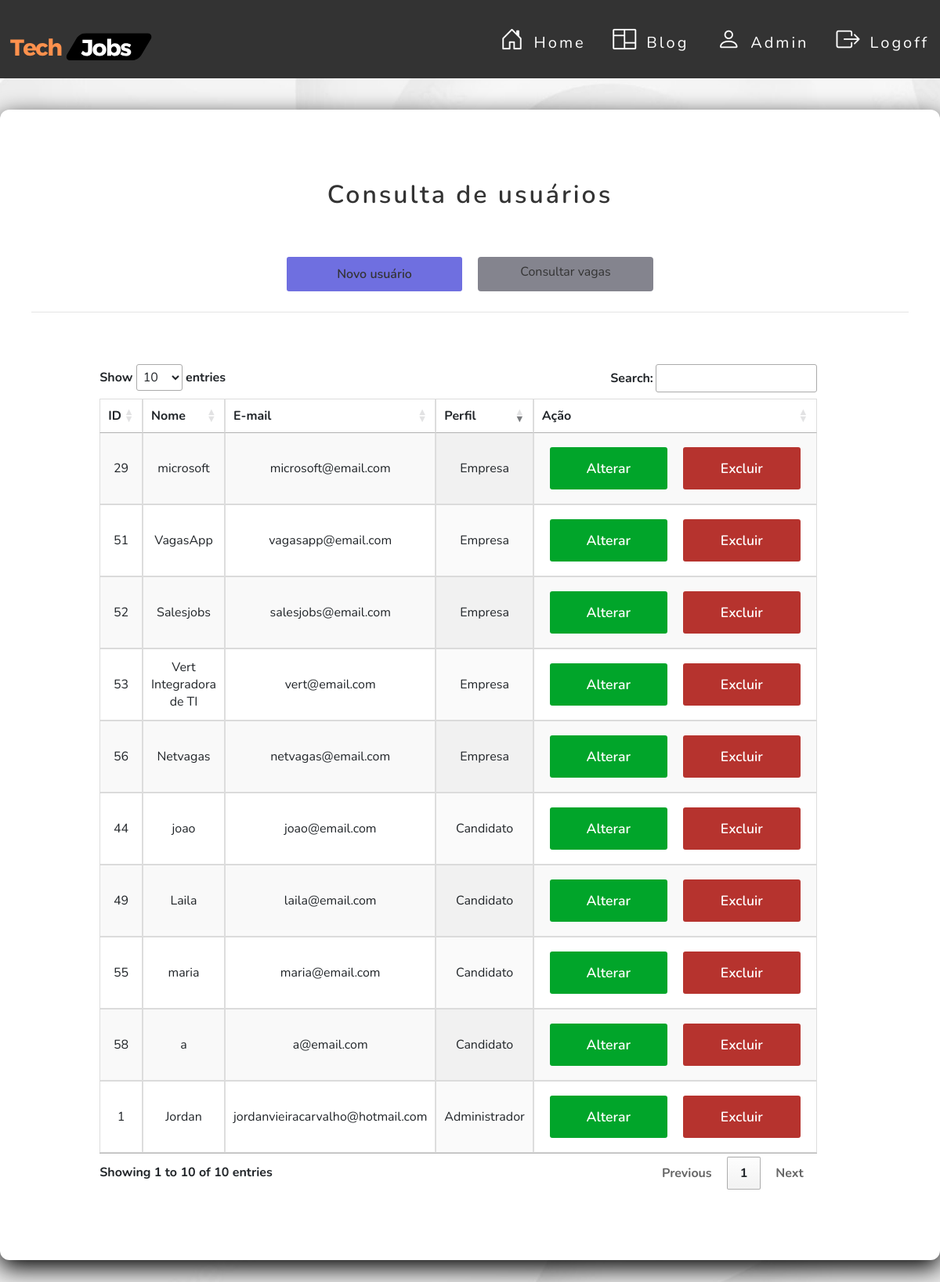
Screenshot of /usuarios/administrador/index.php with the database file from the repository.
### tables this page shows
CREATE TABLE `usuario` (
  `id` int NOT NULL,
  `nome` varchar(40) DEFAULT NULL,
  `razao_social` varchar(50) DEFAULT NULL,
  `cpf` varchar(20) DEFAULT NULL,
  `cnpj` varchar(18) DEFAULT NULL,
  `senha` varchar(50) DEFAULT NULL,
  `email` varchar(50) NOT NULL,
  `sexo` varchar(20) DEFAULT NULL,
  `ddi` varchar(6) DEFAULT NULL,
  `ddd` varchar(20) DEFAULT NULL,
  `numero` varchar(17) DEFAULT NULL,
  `cep` varchar(15) DEFAULT NULL,
  `cidade` varchar(30) DEFAULT NULL,
  `logradouro` varchar(10) DEFAULT NULL,
  `bairro` varchar(30) DEFAULT NULL,
  `lote` varchar(10) DEFAULT NULL,
  `rua` varchar(30) DEFAULT NULL,
  `complemento` varchar(20) DEFAULT NULL,
  `curriculo` varchar(100) DEFAULT NULL,
  `perfil_id` int DEFAULT NULL
);

CREATE TABLE `perfil` (
  `id` int NOT NULL,
  `nome` varchar(50) NOT NULL
);

### src/database/conexao.php (called while the page is built)
<?php
class Conexao
{
    public static function getConexao()
    {
        try {
            return new PDO("mysql:host=127.0.0.1;dbname=techjobsdb", "root", "");
        } catch (\PDOException $e) {
            echo 'Error ao conectar com banco de dados. ' . $e->getMessage();
            return null;
        }
    }
}

### src/dao/usuariodao.php (called while the page is built, shortened)
<?php
include_once __DIR__ . '/../database/conexao.php';
class  UsuarioDAO
{
    private $dbh;
    public function __construct()
    {
        $this->dbh = Conexao::getConexao();
    }
    public function getAll()
    {
        $query = "SELECT * FROM usuario";
        $stmt = $this->dbh->query($query);
        $rows = $stmt->fetchAll();
        $this->dbh = null;
        return $rows;
    }
}

### src/dao/perfildao.php (called while the page is built, shortened)
<?php
include_once __DIR__ . '/../database/conexao.php';
class  PerfilDAO
{
    private $dbh;
    public function __construct()
    {
        $this->dbh = Conexao::getConexao();
    }
    public function getById(int $id)
    {
        $query = "SELECT * FROM perfil WHERE id = :id";
        $stmt = $this->dbh->prepare($query);
        $stmt->bindParam(":id", $id);
        $stmt->execute();
        $row = $stmt->fetch(PDO::FETCH_BOTH);
        $this->dbh = null;
        return $row;
    }
}

### usuarios/administrador/index.php (the view, shortened to what this page needs)
<?php
require_once __DIR__ . '/../../src/dao/usuariodao.php';
require_once __DIR__ . '/../../src/dao/perfildao.php';
$dao = new UsuarioDAO();
$usuarios = $dao->getAll();
$quantidadeRegistros = count($usuarios);
?>
<link href="../../assets/css/button.css" rel="stylesheet">
<link href="../../assets/css/style.css" rel="stylesheet">
<link href="../../assets/css/usuario.css" rel="stylesheet">
<link rel="stylesheet"
      href="https://maxcdn.bootstrapcdn.com/bootstrap/4.0.0/css/bootstrap.min.css"
>
<link rel="stylesheet" href="https://cdn.jsdelivr.net/npm/bootstrap-icons@1.11.1/font/bootstrap-icons.css">
<link rel="stylesheet" href="https://cdnjs.cloudflare.com/ajax/libs/font-awesome/4.7.0/css/font-awesome.min.css"
/>
<link href="https://unpkg.com/progressive-image@1.2.0/dist/index.css" rel="stylesheet" type="text/css">
<link href="https://unpkg.com/aos@2.3.1/dist/aos.css" rel="stylesheet">
<link rel="stylesheet" href="https://cdn.jsdelivr.net/npm/bootstrap-icons@1.11.1/font/bootstrap-icons.css">
<link href=" https://cdn.datatables.net/1.13.6/css/jquery.dataTables.min.css" rel="stylesheet" type="text/css"/>
<header class="main-header">
    <nav class="main-header-content">
        <div class="logo">
            <a href="../../view/home.php">
                <img src="../../assets/img/Tech%20(1).svg" alt="" width="200px" height="100px">
            </a>
        </div>
        <nav class="menu">
            <ul>
                <li class="item-menu">
                    <a href="../../view/home.php">
                        <span class="icon"><i class="bi bi-house-door"></i></span>
                        <span class="txt-link">Home</span>
                    </a>
                </li>
                <li class="item-menu">
                    <a href="../../view/blog.php">
                        <span class="icon"><i class="bi bi-columns"></i></span>
                        <span class="txt-link">Blog</span>
                    </a>
                </li>
                <li class="item-menu">
                    <a href="index.php ">
                        <span class="icon"><i class="bi bi-person"></i></span>
                        <span class="txt-link">Admin</span>
                    </a>
                </li>
                <li class="item-menu">
                    <a href="../../auth/logoff.php">
                        <span class="icon"><i class="bi bi-box-arrow-right"></i></span>
                        <span class="txt-link">Logoff</span>
                    </a>
                </li>
            </ul>
        </nav>
    </nav>
</header>
<main class="main-information">
    <div class="card-information">
        <header class="card-information-header">
            <h2>Consulta de usuários</h2>
        </header>
        <section class="section__btn">
            <a class="btn-blue" href="create.php">Novo usuário</a>
            <a class="btn" href="../../vaga/index.php">Consultar vagas</a>
        </section>
        <hr>
        <div class="container">
            <div class="row text ">
                <div class="col-md-12">
                    <div class="card-body font-weight-bold card-information-main">
                        <div class="card-information-box">
                            <section>
                                <table id="example" class="display" style="width:100%">
                                    <thead>
                                    <tr>
                                        <th>ID</th>
                                        <th>Nome</th>
                                        <th>E-mail</th>
                                        <th>Perfil</th>
                                        <th>Ação</th>
                                    </tr>
                                    </thead>
                                    <tbody>
                                    <?php if ($quantidadeRegistros == "0") : ?>
                                        <tr>
                                            <td colspan="4">Não existem usuários cadastrados.</td>
                                        </tr>
                                    <?php else : ?>
                                        <?php foreach ($usuarios as $usuario):
                                            $id = $usuario['perfil_id'];
                                            $dao1 = new PerfilDAO();
                                            $perfil = $dao1->getById($id);
                                            ?>
                                            <tr>
                                                <td><?php echo $usuario['id']; ?></td>
                                                <td><?= htmlspecialchars($usuario['nome']); ?></td>
                                                <td><?= htmlspecialchars($usuario['email']); ?></td>
                                                <td><?= htmlspecialchars($perfil['nome']); ?></td>
                                                <td class="td__operacao">
                                                    <a class="btnalterar"
                                                       href="edit.php?id=<?= $usuario['id']; ?>">Alterar</a>
                                                    <a class="btnexcluir"
                                                       href="delete.php?id=<?= $usuario['id']; ?>"
                                                       onclick="return confirm('Deseja confirmar a operação?');">Excluir</a>
                                                </td>
                                            </tr>
                                        <?php endforeach; ?>
                                    <?php endif; ?>
                                    </tbody>
                                </table>
                            </section>
                        </div>
                    </div>
                </div>
            </div>
        </div>
    </div>
</main>

### assets/css/button.css (style rules this page uses)
.section__btn { display: flex; justify-content: center; }
.btn { border: none; padding: 10px; margin: 10px; width: 130px; background-color: rgb(132, 132, 142); color: #333333; text-align: center; text-decoration: none; font-weight: 600; border-radius: 3px; flex-basis: 20%; cursor: pointer; transition: 0.6s; }
.btn-blue { border: none; padding: 10px; margin: 10px; width: 130px; background-color: rgb(111, 111, 224); color: #333333; text-align: center; text-decoration: none; font-weight: 600; border-radius: 3px; flex-basis: 20%; cursor: pointer; transition: 0.6s; }
.btnalterar { border: none; width: 150px; padding: 15px 0px; background-color: rgb(1, 165, 42); color: #fff; text-align: center; text-decoration: none; font-size: 1.1rem; font-weight: 600; border-radius: 3px; display: inline-block; margin: 10px; transition: 0.4s; }
.btnexcluir { border: none; width: 150px; padding: 15px 0px; background-color: rgb(182, 51, 46); color: #fff; text-align: center; text-decoration: none; font-size: 1.1rem; font-weight: 600; border-radius: 3px; display: inline-block; margin: 10px; transition: 0.4s; }

### assets/css/style.css (style rules this page uses)
* { margin: 0; padding: 0; box-sizing: border-box; font-family: Nunito, Arial, Helvetica, sans-serif; }
.main-header { width: 100%; background: #333333; padding: 10px 0; height: 100px; }
.main-header .main-header-content { display: flex; max-width: 1800px; margin: 0 auto; justify-content: space-between; height: 100%; }
.main-header .main-header-content .logo { flex-basis: 25%; border: none !important; }
.main-header .main-header-content .logo a { text-decoration: none; font-size: 1.5rem; letter-spacing: 3px; color: coral; padding: 5px; transition: .5s; }
nav.menu { transition: .2s; }
.menu ul { list-style-type: none; display: flex; }
.menu ul li.item-menu a { color: #ffffff; text-decoration: none; transition: .5s; font-size: 20px; padding: 25px 4%; display: flex; margin-bottom: 20px; line-height: 40px; cursor: pointer; letter-spacing: 3px; }
.menu ul li.item-menu a .txt-link { margin-left: 10px; margin-right: 20px; }
.menu ul li.item-menu a .icon { font-size: 30px; margin-left: 15px; }
a { text-decoration: none }

### assets/css/usuario.css (style rules this page uses)
.text { text-align: center; width: 100%; }
.main-information { max-width: 1300px; margin: 0 auto; }
.card-information { width: 100%; background: #ffffff; border-radius: 12px; box-shadow: 0 10px 30px rgb(0, 0, 0); margin: 40px auto; padding: 40px; }
.card-information-header { margin: 30px; flex-basis: 50%; }
.card-information-header > h2 { color: #333333; font-weight: 600; margin: 0 auto; letter-spacing: 3px; text-align: center; border: none; outline: none; padding: 20px 0; }
.card-information-main { display: flex; flex-wrap: wrap; justify-content: center; }
.card-information-box { display: block; flex-wrap: wrap; flex-basis: 40%; margin: 30px 50px; }
table { font-family: arial, sans-serif; border-collapse: collapse; width: 100%; }
td, th { border: 1px solid #dddddd; text-align: center; padding: 20px; }
tr:nth-child(even) { background-color: #dddddd; }
.td__operacao { display: flex; }

### rows the page displays
usuario: id "1", nome "Jordan", email "jordanvieiracarvalho@hotmail.com", perfil.nome "Administrador"
usuario: id "29", nome "microsoft", email "microsoft@email.com", perfil.nome "Empresa"
usuario: id "44", nome "joao", email "joao@email.com", perfil.nome "Candidato"
usuario: id "49", nome "Laila", email "laila@email.com", perfil.nome "Candidato"
usuario: id "51", nome "VagasApp", email "vagasapp@email.com", perfil.nome "Empresa"
usuario: id "52", nome "Salesjobs", email "salesjobs@email.com", perfil.nome "Empresa"
usuario: id "53", nome "Vert Integradora de TI", email "vert@email.com", perfil.nome "Empresa"
usuario: id "55", nome "maria", email "maria@email.com", perfil.nome "Candidato"
usuario: id "56", nome "Netvagas", email "netvagas@email.com", perfil.nome "Empresa"
usuario: id "58", nome "a", email "a@email.com", perfil.nome "Candidato"
